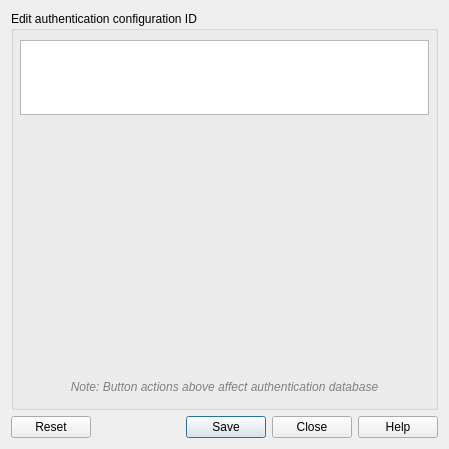
<?xml version="1.0" encoding="UTF-8"?>
<ui version="4.0">
 <class>QgsAuthConfigUriEdit</class>
 <widget class="QDialog" name="QgsAuthConfigUriEdit">
  <property name="geometry">
   <rect>
    <x>0</x>
    <y>0</y>
    <width>449</width>
    <height>449</height>
   </rect>
  </property>
  <property name="windowTitle">
   <string>Dialog</string>
  </property>
  <layout class="QVBoxLayout" name="verticalLayout">
   <item>
    <widget class="QGroupBox" name="groupBox">
     <property name="title">
      <string>Edit authentication configuration ID</string>
     </property>
     <layout class="QVBoxLayout" name="verticalLayout_2">
      <property name="leftMargin">
       <number>6</number>
      </property>
      <property name="rightMargin">
       <number>6</number>
      </property>
      <property name="bottomMargin">
       <number>6</number>
      </property>
      <item>
       <widget class="QPlainTextEdit" name="teDataUri">
        <property name="maximumSize">
         <size>
          <width>16777215</width>
          <height>75</height>
         </size>
        </property>
        <property name="readOnly">
         <bool>true</bool>
        </property>
       </widget>
      </item>
      <item>
       <widget class="QgsAuthConfigSelect" name="wdgtAuthSelect" native="true"/>
      </item>
      <item>
       <widget class="QLabel" name="label">
        <property name="sizePolicy">
         <sizepolicy hsizetype="Preferred" vsizetype="Maximum">
          <horstretch>0</horstretch>
          <verstretch>0</verstretch>
         </sizepolicy>
        </property>
        <property name="font">
         <font>
          <italic>true</italic>
         </font>
        </property>
        <property name="styleSheet">
         <string notr="true">color: rgb(128, 128, 128);</string>
        </property>
        <property name="text">
         <string>Note: Button actions above affect authentication database</string>
        </property>
        <property name="alignment">
         <set>Qt::AlignCenter</set>
        </property>
        <property name="wordWrap">
         <bool>true</bool>
        </property>
       </widget>
      </item>
     </layout>
    </widget>
   </item>
   <item>
    <widget class="QDialogButtonBox" name="buttonBox">
     <property name="standardButtons">
      <set>QDialogButtonBox::Close|QDialogButtonBox::Help|QDialogButtonBox::Reset|QDialogButtonBox::Save</set>
     </property>
    </widget>
   </item>
  </layout>
 </widget>
 <customwidgets>
  <customwidget>
   <class>QgsAuthConfigSelect</class>
   <extends>QWidget</extends>
   <header>qgsauthconfigselect.h</header>
   <container>1</container>
  </customwidget>
 </customwidgets>
 <tabstops>
  <tabstop>teDataUri</tabstop>
  <tabstop>buttonBox</tabstop>
 </tabstops>
 <resources/>
 <connections/>
</ui>
